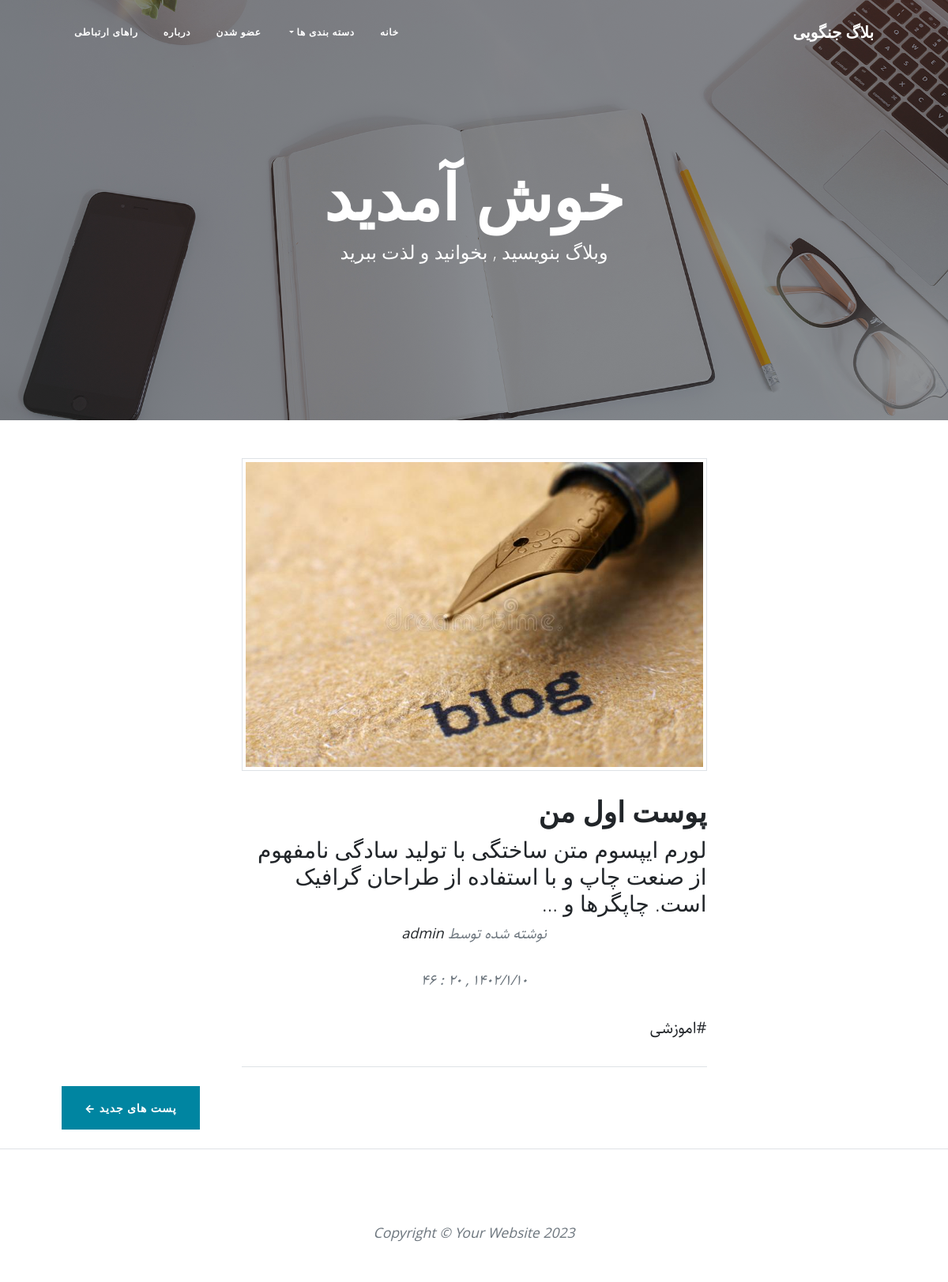
The app's page /page/2, older data.
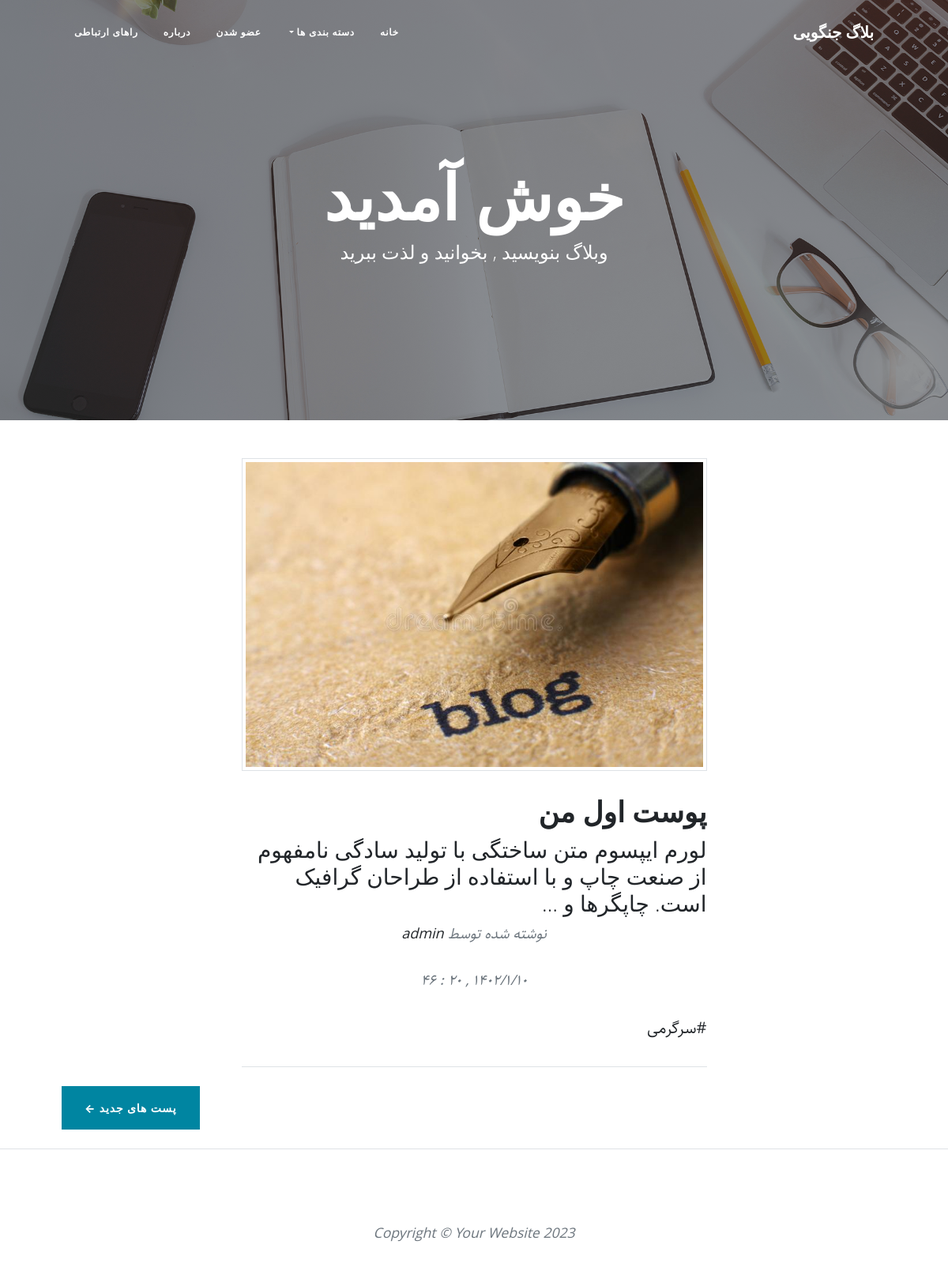
The same page, newer data.
### blog/models.py (models this page shows, shortened)
class Article(models.Model) :
    STATUS_CHOICES = (
        ('d' , 'پرایوت'),
        ('p' , 'پابلیک')
    )
    title = models.CharField(verbose_name = 'عنوان' , max_length=200)
    slug = models.SlugField(verbose_name = 'عنوان جستجو' , max_length=100 , unique=True)
    description = models.TextField(verbose_name = 'متن')
    thumbnail = models.ImageField(verbose_name = 'تامبنیل' , upload_to='images' , default="defualt/blog.jpg")
    created = models.DateTimeField(verbose_name = 'زمان انتشار' , auto_now_add=True)
    updated = models.DateTimeField(verbose_name = 'زمان بروزرسانی'  , auto_now=True)
    status = models.CharField(verbose_name = 'وضعیت' , max_length=1 , choices=STATUS_CHOICES)
    author = models.ForeignKey( get_user_model() , verbose_name = 'نویسنده' , on_delete=models.CASCADE)
    category = models.ManyToManyField(Category, verbose_name='دسته بندی' , related_name='articles')
    class Meta :
        verbose_name = 'مقاله'
        verbose_name_plural = 'مقاله ها'
    def jalali_created(self) :
        return jalali_converter(self.created)
    jalali_created.short_description = 'زمان انتشار'
    def category_public(self) :
        return self.category.filter(status=True)
    objects = ArticleManger()

class Category(models.Model) :
    title = models.CharField(verbose_name = 'عنوان دسته بندی' , max_length=200)
    slug = models.SlugField(verbose_name = 'ادرس دسته بندی' , max_length=100 , unique=True)
    status = models.BooleanField(verbose_name = 'نمایش داده شود ؟' , default=True)
    position = models.IntegerField(verbose_name='پوزیشن')
    photo = models.ImageField(upload_to="categoryPic" , default="defualt/blog.jpg")
    class Meta :
        verbose_name = 'دسته بندی'
        verbose_name_plural = 'دسته بندی ها'
        ordering = ['-position']

### blog/views.py (the view)
# urls.py: path('' , article_view , name='home'),
def article_view(request , page = 1) :
    articles = Article.objects.published().order_by('-created')
    articles = pagination(articles , 1 , page)
    context = {
        'articles' : articles,
    }
    return render(request , 'blog/home.html' , context)

### blog/models.py (called while the page is built)
    def published(self) :
        return self.filter(status="p")

### blog/templatetags/custom_tags.py (called while the page is built)
@register.inclusion_tag('base/partials/category_nav.html')
def category_nav_menu():
  categorys = Category.objects.filter(status=True)
  context = {
    'categorys' : categorys,
  }
  return context

### blog/views.py (called while the page is built)
def pagination(list , count , page) :
    paginate = Paginator(list , count)
    return paginate.get_page(page)

### extensions/jalali.py (called while the page is built)
    def persian_tuple(self):
        return self.persian_year, self.persian_month, self.persian_day

### extensions/utils.py (called while the page is built)
def persian_number(str_number) :
    number = {
        "0" : "۰" ,
        "1" : "۱" ,
        "2" : "۲" ,
        "3" : "۳" ,
        "4" : "۴" ,
        "5" : "۵" ,
        "6" : "۶" ,
        "7" : "۷" ,
        "8" : "۸" ,
        "9" : "۹" ,
    }
    for e , p in number.items() :
        str_number = str_number.replace(e , p)
    return str_number

def jalali_converter(time) :
    time = timezone.localtime(time)
    time_str = "{},{},{}".format(time.year , time.month , time.day)
    time_tuple = jalali.Gregorian(time_str).persian_tuple()
    output = "{}/{}/{} , {} : {}".format(time_tuple[0] , time_tuple[1] , time_tuple[2] , time.hour , time.minute)
    return persian_number(output)

### template/blog/home.html (shortened to what this page needs)
{% extends "base/base.html" %}
{% load static %}
{% block header_pic %} {% static "blog/assets/img/home-bg.jpg" %} {% endblock header_pic %}
{% block header_title %} خوش آمدید {% endblock header_title %}
{% block header_text %} وبلاگ بنویسید , بخوانید و لذت ببرید  {% endblock header_text %}
{% block content %}
    <div class="container px-4 px-lg-5">
        <div class="row gx-4 gx-lg-5 justify-content-center">
            <div class="col-md-10 col-lg-8 col-xl-7">
                {% for article in articles %}
                    <div class="post-preview">
                        <a href="{% url 'blog:article_detail' article.slug %}">
                            <img src="{{article.thumbnail.url}}" alt="{{article.title}}" class="img-thumbnail">
                            <h2 class="post-title">{{article.title}}</h2>
                            <h3 class="post-subtitle">{{article.description|truncatewords:20}}</h3>
                        </a>
                        <p class="post-meta">
                            نوشته شده توسط
                            <a href="#!">{{article.author}}</a>
                        </p>
                        <p class="post-meta">
                            {{article.jalali_created}}
                        </p>
                        <p>{% for cat in article.category_public %}<a href="{% url 'blog:category' cat.slug %}" class="category_link">#{{cat.title}} </a>{% endfor %}</p>
                    </div>
                    <hr class="my-4" />
                {% endfor %}
            </div>
            <div class="d-flex justify-content-end mb-4">
                {% if articles.has_previous %}<a class="btn btn-primary text-uppercase" href="{% url 'blog:home' articles.previous_page_number %}">پست های جدید &larr;</a>{% endif %}
            </div>
        </div>
    </div>
{% endblock content %}

### template/base/base.html (shortened to what this page needs)
{% load static %}
{% load custom_tags %}
<!DOCTYPE html>
<html lang="en">
    <head>
        <link href="{% static 'blog/css/styles.css' %}" rel="stylesheet" />
        <link href="{% static 'blog/css/article_persian.css' %}" rel="stylesheet" />
    </head>
    <body>
        <nav class="navbar navbar-expand-lg navbar-light" id="mainNav">
            <div class="container px-4 px-lg-5">
                <a class="navbar-brand" href="{% url 'blog:home' %}">بلاگ جنگویی</a>
                <div class="collapse navbar-collapse" id="navbarResponsive">
                    <ul class="navbar-nav ms-auto py-4 py-lg-0">
                        <li class="nav-item"><a class="nav-link px-lg-3 py-3 py-lg-4" href="{% url 'blog:home' %}">خانه</a></li>
                        {% category_nav_menu %}
                        <li class="nav-item"><a class="nav-link px-lg-3 py-3 py-lg-4" href="post.html">عضو شدن</a></li>
                        <li class="nav-item"><a class="nav-link px-lg-3 py-3 py-lg-4" href="about.html">درباره</a></li>
                        <li class="nav-item"><a class="nav-link px-lg-3 py-3 py-lg-4" href="contact.html">راهای ارتباطی</a></li>
                    </ul>
                </div>
            </div>
        </nav>
            <header class="masthead" style="background-image: url({% block header_pic %}{% endblock header_pic %})">
            <div class="container position-relative px-4 px-lg-5">
                <div class="row gx-4 gx-lg-5 justify-content-center">
                    <div class="col-md-10 col-lg-8 col-xl-7">
                        <div class="site-heading">
                            <h1>{% block header_title %}{% endblock header_title %}</h1>
                            <span class="subheading">{% block header_text %}{% endblock header_text %}</span>
                        </div>
                    </div>
                </div>
            </div>
        </header>
        {% block content %}
        {% endblock content %}
        <footer class="border-top">
            <div class="container px-4 px-lg-5">
                <div class="row gx-4 gx-lg-5 justify-content-center">
                    <div class="col-md-10 col-lg-8 col-xl-7">
                        <ul class="list-inline text-center">
                        </ul>
                        <div class="small text-center text-muted fst-italic">Copyright &copy; Your Website 2023</div>
                    </div>
                </div>
            </div>
        </footer>
    </body>
</html>

### template/base/partials/category_nav.html (shortened to what this page needs)
<li class="nav-item dropdown">
    <a class="nav-link dropdown-toggle  px-lg-3 py-3 py-lg-4" href="#" role="button" data-bs-toggle="dropdown" aria-expanded="false">
        دسته بندی ها
    </a>
</li>

### static/blog/css/article_persian.css (style rules this page uses)
body { direction: rtl; font-family: "Sahel"; }
.navbar-nav.ms-auto.py-4.py-lg-0 { font-size: 20; margin-left: initial !important; margin-right: auto; }
p.post-meta { text-align: center; }

Row changes from the older to the newer data that the page shows:
removed Category: title "اموزشی"
added Category: title "سرگرمی"
